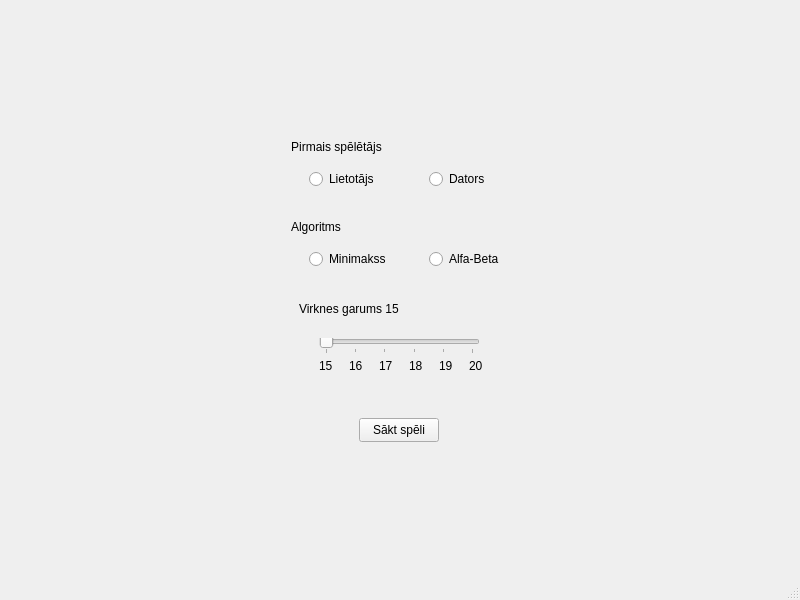
<?xml version="1.0" encoding="UTF-8"?>
<ui version="4.0">
 <class>MainWindow</class>
 <widget class="QMainWindow" name="MainWindow">
  <property name="geometry">
   <rect>
    <x>0</x>
    <y>0</y>
    <width>800</width>
    <height>600</height>
   </rect>
  </property>
  <property name="windowTitle">
   <string>Spēle</string>
  </property>
  <widget class="QWidget" name="centralwidget">
   <layout class="QVBoxLayout" name="verticalLayout">
    <item alignment="Qt::AlignHCenter|Qt::AlignVCenter">
     <widget class="QStackedWidget" name="stackedWidget">
      <property name="minimumSize">
       <size>
        <width>481</width>
        <height>401</height>
       </size>
      </property>
      <property name="maximumSize">
       <size>
        <width>481</width>
        <height>401</height>
       </size>
      </property>
      <property name="currentIndex">
       <number>0</number>
      </property>
      <widget class="QWidget" name="pageStart">
       <widget class="QGroupBox" name="groupPlayer">
        <property name="geometry">
         <rect>
          <x>130</x>
          <y>50</y>
          <width>241</width>
          <height>71</height>
         </rect>
        </property>
        <property name="styleSheet">
         <string notr="true">border: 0</string>
        </property>
        <property name="title">
         <string>Pirmais spēlētājs</string>
        </property>
        <widget class="QRadioButton" name="radioUser">
         <property name="geometry">
          <rect>
           <x>20</x>
           <y>30</y>
           <width>91</width>
           <height>22</height>
          </rect>
         </property>
         <property name="text">
          <string>Lietotājs</string>
         </property>
        </widget>
        <widget class="QRadioButton" name="radioComputer">
         <property name="geometry">
          <rect>
           <x>140</x>
           <y>30</y>
           <width>91</width>
           <height>22</height>
          </rect>
         </property>
         <property name="text">
          <string>Dators</string>
         </property>
        </widget>
       </widget>
       <widget class="QGroupBox" name="groupAlgorithm">
        <property name="geometry">
         <rect>
          <x>130</x>
          <y>130</y>
          <width>241</width>
          <height>71</height>
         </rect>
        </property>
        <property name="styleSheet">
         <string notr="true">border: 0</string>
        </property>
        <property name="title">
         <string>Algoritms</string>
        </property>
        <widget class="QRadioButton" name="radioMinimax">
         <property name="geometry">
          <rect>
           <x>20</x>
           <y>30</y>
           <width>91</width>
           <height>22</height>
          </rect>
         </property>
         <property name="text">
          <string>Minimakss</string>
         </property>
        </widget>
        <widget class="QRadioButton" name="radioAlfaBeta">
         <property name="geometry">
          <rect>
           <x>140</x>
           <y>30</y>
           <width>91</width>
           <height>22</height>
          </rect>
         </property>
         <property name="text">
          <string>Alfa-Beta</string>
         </property>
        </widget>
       </widget>
       <widget class="QPushButton" name="btnStartGame">
        <property name="geometry">
         <rect>
          <x>200</x>
          <y>330</y>
          <width>80</width>
          <height>24</height>
         </rect>
        </property>
        <property name="text">
         <string>Sākt spēli</string>
        </property>
       </widget>
       <widget class="QGroupBox" name="groupLength">
        <property name="geometry">
         <rect>
          <x>130</x>
          <y>210</y>
          <width>241</width>
          <height>91</height>
         </rect>
        </property>
        <property name="styleSheet">
         <string notr="true">border: 0</string>
        </property>
        <property name="title">
         <string/>
        </property>
        <widget class="QSlider" name="sliderLength">
         <property name="geometry">
          <rect>
           <x>30</x>
           <y>40</y>
           <width>161</width>
           <height>16</height>
          </rect>
         </property>
         <property name="minimum">
          <number>15</number>
         </property>
         <property name="maximum">
          <number>20</number>
         </property>
         <property name="pageStep">
          <number>1</number>
         </property>
         <property name="value">
          <number>15</number>
         </property>
         <property name="orientation">
          <enum>Qt::Horizontal</enum>
         </property>
         <property name="tickPosition">
          <enum>QSlider::TicksBelow</enum>
         </property>
         <property name="tickInterval">
          <number>0</number>
         </property>
        </widget>
        <widget class="QLabel" name="lblLength">
         <property name="geometry">
          <rect>
           <x>10</x>
           <y>-10</y>
           <width>101</width>
           <height>41</height>
          </rect>
         </property>
         <property name="text">
          <string>Virknes garums 15</string>
         </property>
        </widget>
        <widget class="QLabel" name="lblLength_2">
         <property name="geometry">
          <rect>
           <x>30</x>
           <y>60</y>
           <width>16</width>
           <height>16</height>
          </rect>
         </property>
         <property name="text">
          <string>15</string>
         </property>
        </widget>
        <widget class="QLabel" name="lblLength_3">
         <property name="geometry">
          <rect>
           <x>60</x>
           <y>60</y>
           <width>16</width>
           <height>16</height>
          </rect>
         </property>
         <property name="text">
          <string>16</string>
         </property>
        </widget>
        <widget class="QLabel" name="lblLength_4">
         <property name="geometry">
          <rect>
           <x>90</x>
           <y>60</y>
           <width>16</width>
           <height>16</height>
          </rect>
         </property>
         <property name="text">
          <string>17</string>
         </property>
        </widget>
        <widget class="QLabel" name="lblLength_5">
         <property name="geometry">
          <rect>
           <x>120</x>
           <y>60</y>
           <width>16</width>
           <height>16</height>
          </rect>
         </property>
         <property name="text">
          <string>18</string>
         </property>
        </widget>
        <widget class="QLabel" name="lblLength_6">
         <property name="geometry">
          <rect>
           <x>150</x>
           <y>60</y>
           <width>16</width>
           <height>16</height>
          </rect>
         </property>
         <property name="text">
          <string>19</string>
         </property>
        </widget>
        <widget class="QLabel" name="lblLength_7">
         <property name="geometry">
          <rect>
           <x>180</x>
           <y>60</y>
           <width>16</width>
           <height>16</height>
          </rect>
         </property>
         <property name="text">
          <string>20</string>
         </property>
        </widget>
       </widget>
      </widget>
      <widget class="QWidget" name="pageMain">
       <widget class="QLabel" name="lblWinner">
        <property name="geometry">
         <rect>
          <x>150</x>
          <y>110</y>
          <width>181</width>
          <height>20</height>
         </rect>
        </property>
        <property name="text">
         <string>Uzvarētājs</string>
        </property>
        <property name="alignment">
         <set>Qt::AlignCenter</set>
        </property>
       </widget>
       <widget class="QLabel" name="lblNumbers">
        <property name="geometry">
         <rect>
          <x>140</x>
          <y>110</y>
          <width>211</width>
          <height>16</height>
         </rect>
        </property>
        <property name="text">
         <string/>
        </property>
        <property name="alignment">
         <set>Qt::AlignCenter</set>
        </property>
       </widget>
       <widget class="QLabel" name="lblBankNum">
        <property name="geometry">
         <rect>
          <x>260</x>
          <y>60</y>
          <width>49</width>
          <height>16</height>
         </rect>
        </property>
        <property name="text">
         <string>0</string>
        </property>
       </widget>
       <widget class="QLabel" name="lblBank">
        <property name="geometry">
         <rect>
          <x>210</x>
          <y>60</y>
          <width>49</width>
          <height>16</height>
         </rect>
        </property>
        <property name="text">
         <string>Banka</string>
        </property>
       </widget>
       <widget class="QLabel" name="lblPointsNum">
        <property name="geometry">
         <rect>
          <x>260</x>
          <y>40</y>
          <width>49</width>
          <height>16</height>
         </rect>
        </property>
        <property name="text">
         <string>0</string>
        </property>
       </widget>
       <widget class="QLabel" name="lblPoints">
        <property name="geometry">
         <rect>
          <x>210</x>
          <y>40</y>
          <width>49</width>
          <height>16</height>
         </rect>
        </property>
        <property name="text">
         <string>Punkti</string>
        </property>
       </widget>
       <widget class="QPushButton" name="btnLeft">
        <property name="geometry">
         <rect>
          <x>250</x>
          <y>170</y>
          <width>31</width>
          <height>24</height>
         </rect>
        </property>
        <property name="text">
         <string>&lt;-</string>
        </property>
       </widget>
       <widget class="QPushButton" name="btnRight">
        <property name="geometry">
         <rect>
          <x>290</x>
          <y>170</y>
          <width>31</width>
          <height>24</height>
         </rect>
        </property>
        <property name="text">
         <string>-&gt;</string>
        </property>
       </widget>
       <widget class="QPushButton" name="btnRemove">
        <property name="geometry">
         <rect>
          <x>160</x>
          <y>170</y>
          <width>71</width>
          <height>24</height>
         </rect>
        </property>
        <property name="text">
         <string>Pieskaitīt</string>
        </property>
       </widget>
       <widget class="QPushButton" name="btnDivide">
        <property name="geometry">
         <rect>
          <x>160</x>
          <y>200</y>
          <width>71</width>
          <height>24</height>
         </rect>
        </property>
        <property name="text">
         <string>Sadalīt</string>
        </property>
       </widget>
       <widget class="QPushButton" name="btnNewGame">
        <property name="geometry">
         <rect>
          <x>200</x>
          <y>350</y>
          <width>80</width>
          <height>24</height>
         </rect>
        </property>
        <property name="text">
         <string>Jauna spēle</string>
        </property>
       </widget>
       <widget class="QLabel" name="lblCurrentPlayer">
        <property name="geometry">
         <rect>
          <x>350</x>
          <y>40</y>
          <width>61</width>
          <height>16</height>
         </rect>
        </property>
        <property name="text">
         <string>Spēlētajs</string>
        </property>
       </widget>
      </widget>
     </widget>
    </item>
   </layout>
  </widget>
  <widget class="QMenuBar" name="menubar">
   <property name="geometry">
    <rect>
     <x>0</x>
     <y>0</y>
     <width>800</width>
     <height>21</height>
    </rect>
   </property>
  </widget>
  <widget class="QStatusBar" name="statusbar"/>
 </widget>
 <resources/>
 <connections/>
</ui>
